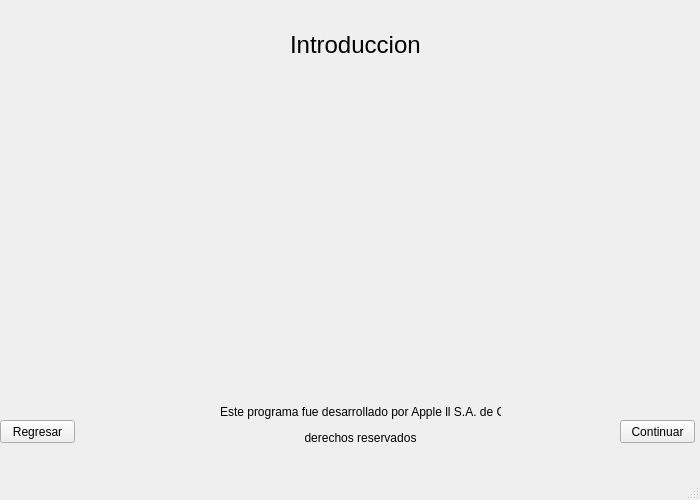
<?xml version="1.0" encoding="UTF-8"?>
<ui version="4.0">
 <class>mensajeIntroduccion</class>
 <widget class="QMainWindow" name="mensajeIntroduccion">
  <property name="geometry">
   <rect>
    <x>0</x>
    <y>0</y>
    <width>700</width>
    <height>500</height>
   </rect>
  </property>
  <property name="windowTitle">
   <string>MainWindow</string>
  </property>
  <widget class="QWidget" name="centralwidget">
   <widget class="QLabel" name="label">
    <property name="geometry">
     <rect>
      <x>290</x>
      <y>20</y>
      <width>141</width>
      <height>51</height>
     </rect>
    </property>
    <property name="text">
     <string>&lt;html&gt;&lt;head/&gt;&lt;body&gt;&lt;p&gt;&lt;span style=&quot; font-size:18pt;&quot;&gt;Introduccion&lt;/span&gt;&lt;/p&gt;&lt;/body&gt;&lt;/html&gt;</string>
    </property>
   </widget>
   <widget class="QPushButton" name="pushButton">
    <property name="geometry">
     <rect>
      <x>0</x>
      <y>420</y>
      <width>75</width>
      <height>23</height>
     </rect>
    </property>
    <property name="text">
     <string>Regresar</string>
    </property>
   </widget>
   <widget class="QPushButton" name="pushButton_2">
    <property name="geometry">
     <rect>
      <x>620</x>
      <y>420</y>
      <width>75</width>
      <height>23</height>
     </rect>
    </property>
    <property name="text">
     <string>Continuar</string>
    </property>
   </widget>
   <widget class="QLabel" name="label_2">
    <property name="geometry">
     <rect>
      <x>220</x>
      <y>400</y>
      <width>281</width>
      <height>51</height>
     </rect>
    </property>
    <property name="text">
     <string>&lt;html&gt;&lt;head/&gt;&lt;body&gt;&lt;p align=&quot;center&quot;&gt;Este programa fue desarrollado por Apple ll S.A. de C.V.&lt;/p&gt;&lt;p align=&quot;center&quot;&gt;derechos reservados&lt;/p&gt;&lt;/body&gt;&lt;/html&gt;</string>
    </property>
   </widget>
  </widget>
  <widget class="QMenuBar" name="menubar">
   <property name="geometry">
    <rect>
     <x>0</x>
     <y>0</y>
     <width>700</width>
     <height>21</height>
    </rect>
   </property>
  </widget>
  <widget class="QStatusBar" name="statusbar"/>
 </widget>
 <resources/>
 <connections/>
</ui>
